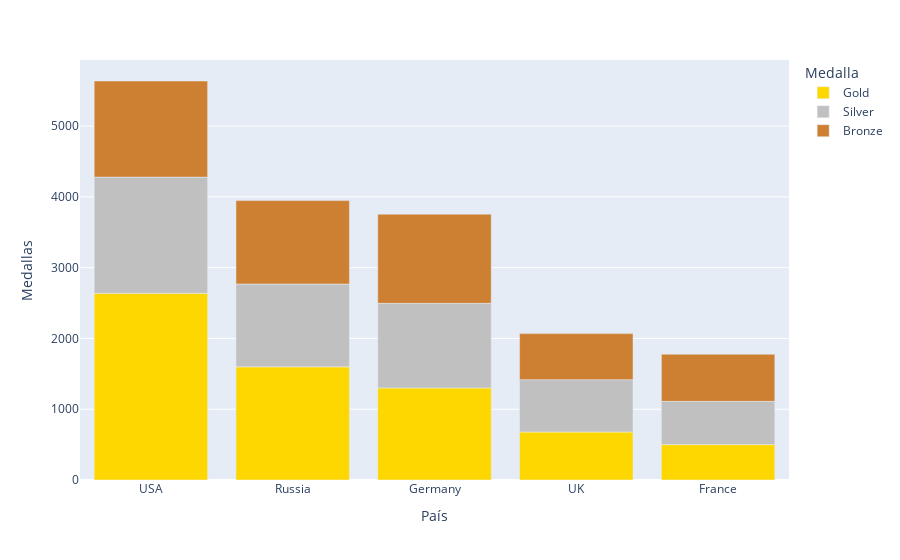

Notebook code for this chart:
### Code cell
px.bar(medallas_melted, x='País', y='Medallas', color='Medalla', color_discrete_map={'Gold': 'gold', 'Silver': 'silver', 'Bronze': '#cd7f32'})

### Figure 1 — Plotly figure (JSON) as saved in the notebook; plotly's stock layout.template omitted (floating-point values rounded to 4 significant figures)
{"data": [{"alignmentgroup": "True", "hovertemplate": "Medalla=Gold<br>País=%{x}<br>Medallas=%{y}<extra></extra>", "legendgroup": "Gold", "marker": {"color": "gold", "pattern": {"shape": ""}}, "name": "Gold", "offsetgroup": "Gold", "orientation": "v", "showlegend": true, "textposition": "auto", "type": "bar", "x": ["USA", "Russia", "Germany", "UK", "France"], "xaxis": "x", "y": [2638, 1599, 1301, 678, 501], "yaxis": "y"}, {"alignmentgroup": "True", "hovertemplate": "Medalla=Silver<br>País=%{x}<br>Medallas=%{y}<extra></extra>", "legendgroup": "Silver", "marker": {"color": "silver", "pattern": {"shape": ""}}, "name": "Silver", "offsetgroup": "Silver", "orientation": "v", "showlegend": true, "textposition": "auto", "type": "bar", "x": ["USA", "Russia", "Germany", "UK", "France"], "xaxis": "x", "y": [1641, 1170, 1195, 739, 610], "yaxis": "y"}, {"alignmentgroup": "True", "hovertemplate": "Medalla=Bronze<br>País=%{x}<br>Medallas=%{y}<extra></extra>", "legendgroup": "Bronze", "marker": {"color": "#cd7f32", "pattern": {"shape": ""}}, "name": "Bronze", "offsetgroup": "Bronze", "orientation": "v", "showlegend": true, "textposition": "auto", "type": "bar", "x": ["USA", "Russia", "Germany", "UK", "France"], "xaxis": "x", "y": [1358, 1178, 1260, 651, 666], "yaxis": "y"}], "layout": {"barmode": "relative", "legend": {"title": {"text": "Medalla"}, "tracegroupgap": 0}, "margin": {"t": 60}, "xaxis": {"anchor": "y", "domain": [0, 1], "title": {"text": "País"}}, "yaxis": {"anchor": "x", "domain": [0, 1], "title": {"text": "Medallas"}}}}
